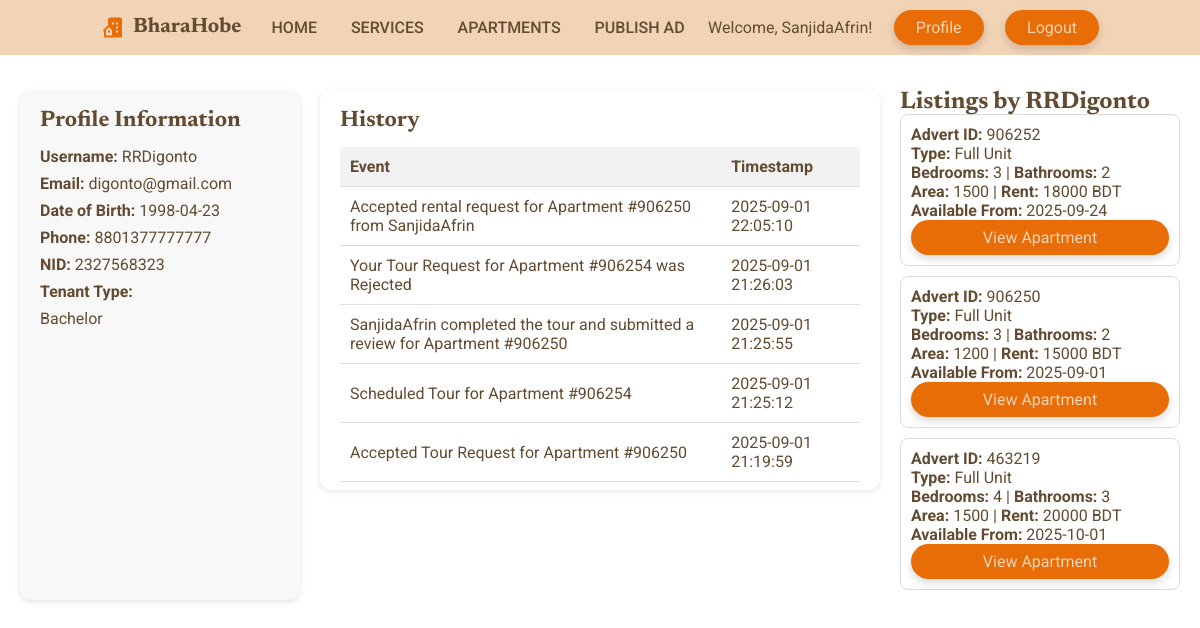
/BharaHobeProject/renter_profile.php?username=RRDigonto (signed in), run on the app's committed database.
### tables this page shows
CREATE TABLE `users` (
  `username` varchar(50) NOT NULL,
  `email` varchar(50) NOT NULL,
  `date_of_birth` date NOT NULL,
  `nid` int(20) UNSIGNED NOT NULL,
  `Phone_no` bigint(20) NOT NULL,
  `password` varchar(255) NOT NULL,
  `ten_flag` tinyint(1) NOT NULL,
  `ten_type` enum('Bachelor','Family') DEFAULT NULL,
  `ren_flag` tinyint(1) NOT NULL
);

CREATE TABLE `history` (
  `username` varchar(50) NOT NULL,
  `event` text NOT NULL,
  `date_time` datetime NOT NULL DEFAULT current_timestamp()
);

CREATE TABLE `apartment` (
  `advert_id` int(10) UNSIGNED NOT NULL,
  `renter_username` varchar(50) NOT NULL,
  `no_of_bed` int(10) UNSIGNED NOT NULL,
  `no_of_wash` int(10) UNSIGNED NOT NULL,
  `available_from` date NOT NULL,
  `PO_District` varchar(30) NOT NULL,
  `Road` varchar(100) NOT NULL,
  `House_no` varchar(20) NOT NULL,
  `rent` int(10) UNSIGNED NOT NULL,
  `area` int(10) UNSIGNED DEFAULT NULL,
  `apt_type` enum('Sublet','Full Unit') DEFAULT NULL,
  `description` text NOT NULL
);

### BharaHobeProject/renter_profile.php (the view, shortened to what this page needs)
<?php
require_once('dbconnect.php');
$logged_in_username = $_SESSION['username'];
$profile_username = $_GET['username'];
$sql = "SELECT username, email, date_of_birth, Phone_no, nid, ten_type, ren_flag FROM users WHERE username='$profile_username'";
$result = mysqli_query($conn, $sql);
$user = mysqli_fetch_assoc($result);
$history_sql = "SELECT * FROM history WHERE username='$profile_username' ORDER BY date_time DESC";
$history_result = mysqli_query($conn, $history_sql);
$apartments_result = mysqli_query($conn, "
    SELECT advert_id, apt_type, rent, no_of_bed, no_of_wash, area, available_from
    FROM apartment
    WHERE renter_username='$profile_username'
    ORDER BY advert_id DESC
");
?>
<!DOCTYPE html>
<html lang="en">
<head>
<link rel="stylesheet" href="css/style.css">
<link rel="stylesheet" href="https://cdn.jsdelivr.net/npm/boxicons@latest/css/boxicons.min.css">
</head>
<body class="profile-page">
<header>
    <div class="nav container">
        <a href="index.php" class="logo"><i class='bx bxs-building-house'></i>BharaHobe</a>
        <ul class="navbar">
            <li><a href="index.php">Home</a></li>
            <li><a href="#Services">Services</a></li>
            <li><a href="apartments.php">Apartments</a></li>
            <li><a href="publishad.php">Publish Ad</a></li>
        </ul>
        <span class="welcome">Welcome, <?= htmlspecialchars($logged_in_username); ?>!</span>
        <a href="profile.php" class="btn">Profile</a>
        <a href="logout.php" class="btn">Logout</a>
    </div>
</header>
<main class="profile-container">
<div class="profile-info">
    <h2>Profile Information</h2>
    <p><strong>Username:</strong> <?= htmlspecialchars($user['username']); ?></p>
    <p><strong>Email:</strong> <?= htmlspecialchars($user['email']); ?></p>
    <p><strong>Date of Birth:</strong> <?= htmlspecialchars($user['date_of_birth']); ?></p>
    <p><strong>Phone:</strong> <?= htmlspecialchars($user['Phone_no']); ?></p>
    <p><strong>NID:</strong> <?= htmlspecialchars($user['nid']); ?></p>
    <p><strong>Tenant Type:</strong></p>
    <?php if ($logged_in_username === $user['username']): ?>
        <form method="POST" action="" class="tenant-form">
            <select name="ten_type" class="tenant-type">
                <option value="" disabled <?php if (empty($user['ten_type'])) echo 'selected'; ?>>Select Tenant Type</option>
                <option value="Family" <?php if ($user['ten_type'] == 'Family') echo 'selected'; ?>>Family</option>
                <option value="Bachelor" <?php if ($user['ten_type'] == 'Bachelor') echo 'selected'; ?>>Bachelor</option>
            </select>
            <button type="submit" name="update_ten_type" class="tenant-type-button">Update</button>
        </form>
    <?php else: ?>
        <p><?= htmlspecialchars($user['ten_type'] ?? 'Not set'); ?></p>
    <?php endif; ?>
</div>
<div class="profile-history">
    <h2>History</h2>
    <?php if (mysqli_num_rows($history_result) > 0): ?>
        <table>
            <thead>
                <tr>
                    <th>Event</th>
                    <th>Timestamp</th>
                </tr>
            </thead>
            <tbody>
                <?php while ($row = mysqli_fetch_assoc($history_result)): ?>
                    <tr>
                        <td><?= htmlspecialchars($row['event']); ?></td>
                        <td><?= htmlspecialchars($row['date_time']); ?></td>
                    </tr>
                <?php endwhile; ?>
            </tbody>
        </table>
    <?php else: ?>
        <p>No history available.</p>
    <?php endif; ?>
</div>
<div class="profile-empty">
    <h2>Listings by <?= htmlspecialchars($user['username']); ?></h2>
    <?php if (mysqli_num_rows($apartments_result) > 0): ?>
        <?php while ($apt = mysqli_fetch_assoc($apartments_result)): ?>
            <div style="border:1px solid #ddd; padding:10px; margin-bottom:10px; border-radius:8px;">
                <p><strong>Advert ID:</strong> <?= htmlspecialchars($apt['advert_id']); ?></p>
                <p><strong>Type:</strong> <?= htmlspecialchars($apt['apt_type']); ?></p>
                <p><strong>Bedrooms:</strong> <?= htmlspecialchars($apt['no_of_bed']); ?> |
                   <strong>Bathrooms:</strong> <?= htmlspecialchars($apt['no_of_wash']); ?></p>
                <p><strong>Area:</strong> <?= htmlspecialchars($apt['area']); ?> |
                   <strong>Rent:</strong> <?= htmlspecialchars($apt['rent']); ?> BDT</p>
                <p><strong>Available From:</strong> <?= htmlspecialchars($apt['available_from']); ?></p>
                <a href="apartment_details.php?id=<?= $apt['advert_id']; ?>" class="btn" style="width:100%; text-align:center;">View Apartment</a>
            </div>
        <?php endwhile; ?>
    <?php else: ?>
        <p>No listings available.</p>
    <?php endif; ?>
</div>
</main>
</body>
</html>

### BharaHobeProject/css/style.css (style rules this page uses)
* { font-family: "Roboto", sans-serif; margin: 0; padding: 0; box-sizing: border-box; scroll-behavior: smooth; scroll-padding-top: 3rem; list-style: none; text-decoration: none; }
h1, h2, h3, .logo { font-family: "Newsreader", serif; }
:root { --main-color:#e96d07 ; --second-color:#f19122 ; --title-color: #fdfdfd ; --text-color:#624b31 ; --bg-color:#f1d3b6 ; --box-shadow: 2px 2px 18px rgb(14 52 54 / 15%); }
body { color: var(--text-color); background: #fff; }
.container { max-width: 1068px; margin-left: auto; margin-right: auto; }
header { display: block; width: 100%; background: var(--bg-color); position: fixed; top: 0; left: 0; z-index: 100; }
.nav { display: flex; align-items: center; justify-content: space-between; padding: 10px 35px; }
.logo { display: flex; align-items: center; column-gap: 0.5rem; font-size: 1.3rem; font-weight: 700; color: var(--text-color); }
.logo .bx { font-size: 24px; color: var(--main-color); }
.navbar { display: flex; }
.navbar a { padding: 8px 17px; color: var(--text-color); font-size: 1rem; text-transform: uppercase; font-weight: 500; }
.btn { padding: 8px 22px; background: var(--main-color); color: var(--bg-color); border-radius: 5rem; display: flex; align-items: center; justify-content: center; text-align: center; }
.logo, .home-text h1, section h2 { font-family: "Newsreader", serif; }
.navbar a { position: relative; }
.navbar a::after { content: ""; position: absolute; width: 0%; height: 2px; background: var(--main-color); left: 0; bottom: -4px; transition: 0.3s; }
.btn { padding: 8px 22px; background: var(--main-color); color: var(--bg-color); border-radius: 5rem; transition: 0.3s; box-shadow: 0 4px 8px rgba(0,0,0,0.15); }
body.profile-page { padding-top: 70px; }
.profile-container { display: grid; grid-template-columns: 1fr 2fr 1fr; gap: 20px; margin: 20px; }
.profile-info { background: #f8f8f8; padding: 20px; border-radius: 12px; box-shadow: 0 2px 6px rgba(0,0,0,0.1); }
.profile-info h2 { margin-bottom: 15px; font-size: 1.4rem; }
.profile-info p { margin: 0.5rem 0; }
.profile-history { background: #fff; padding: 20px; border-radius: 12px; box-shadow: 0 2px 6px rgba(0,0,0,0.1); max-height: 400px; overflow-y: auto; }
.profile-history h2 { margin-bottom: 15px; font-size: 1.4rem; }
.profile-history table { width: 100%; border-collapse: collapse; }
.profile-history th, .profile-history td { padding: 10px; border-bottom: 1px solid #ddd; text-align: left; }
.profile-history th { background: #f2f2f2; position: sticky; top: 0; z-index: 1; }
.nav.container .btn { margin-left: 15px; }

### data on the page
users: username "RRDigonto", email "digonto@gmail.com", date_of_birth "1998-04-23", Phone_no "8801377777777", nid "2327568323", ten_type "Bachelor"
history: event "Accepted rental request for Apartment #906250 from SanjidaAfrin", date_time "2025-09-01 22:05:10"
history: event "Your Tour Request for Apartment #906254 was Rejected", date_time "2025-09-01 21:26:03"
history: event "SanjidaAfrin completed the tour and submitted a review for Apartment #906250", date_time "2025-09-01 21:25:55"
history: event "Scheduled Tour for Apartment #906254", date_time "2025-09-01 21:25:12"
history: event "Accepted Tour Request for Apartment #906250", date_time "2025-09-01 21:19:59"
apartment: advert_id "906252", apt_type "Full Unit", no_of_bed "3", no_of_wash "2", area "1500", rent "18000", available_from "2025-09-24"
apartment: advert_id "906250", apt_type "Full Unit", no_of_bed "3", no_of_wash "2", area "1200", rent "15000", available_from "2025-09-01"
apartment: advert_id "463219", apt_type "Full Unit", no_of_bed "4", no_of_wash "3", area "1500", rent "20000", available_from "2025-10-01"

### other printed values
$logged_in_username "SanjidaAfrin"
